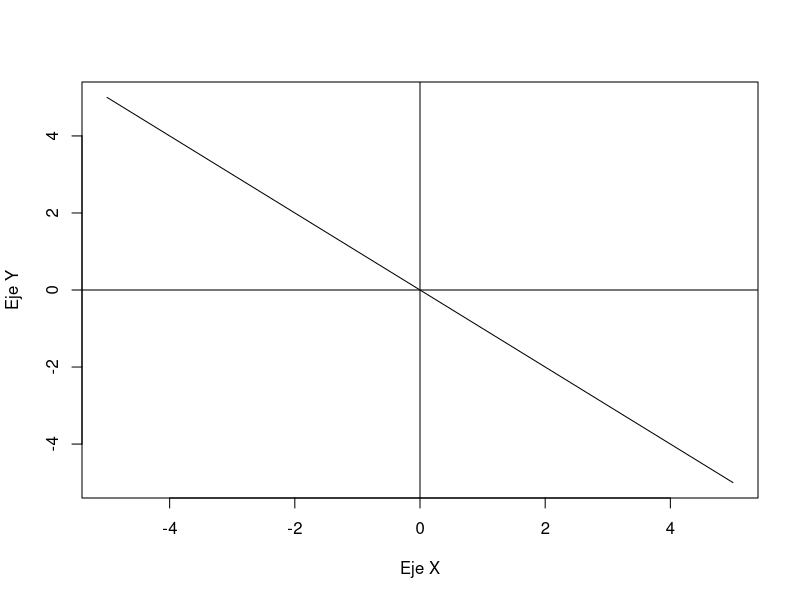
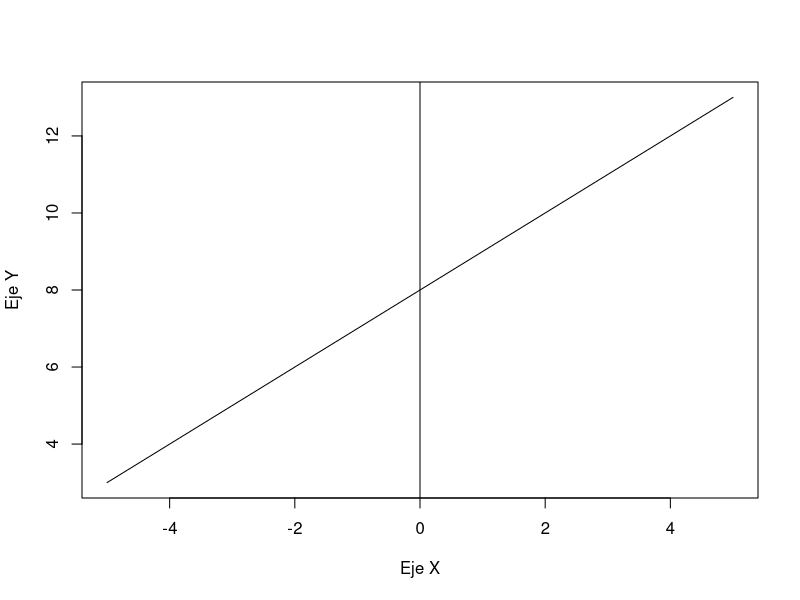
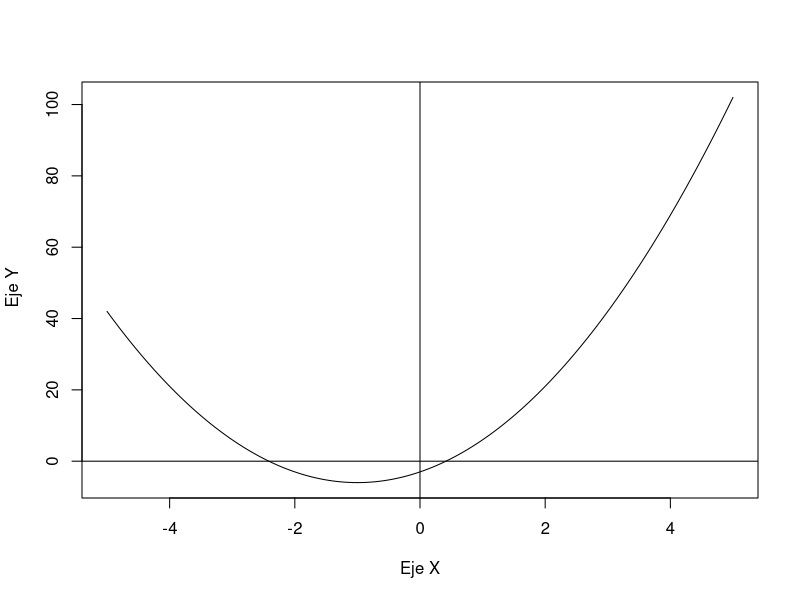
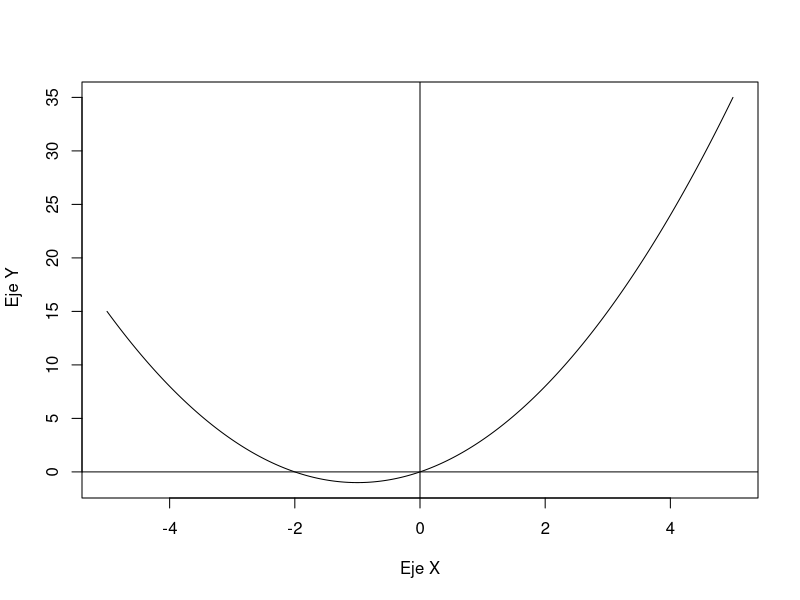
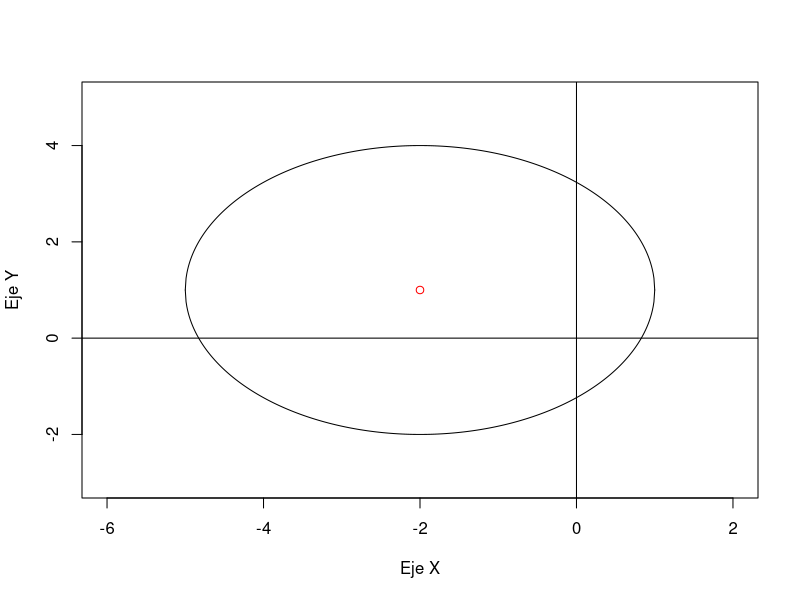
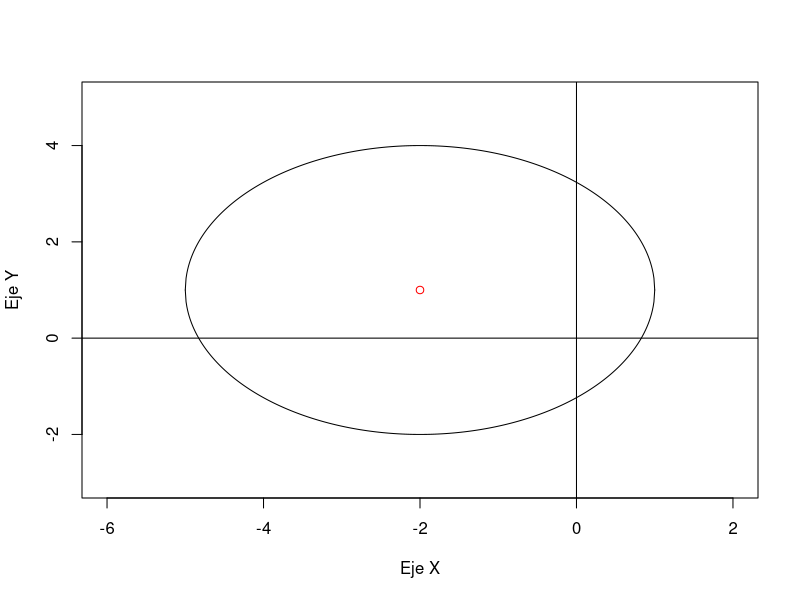
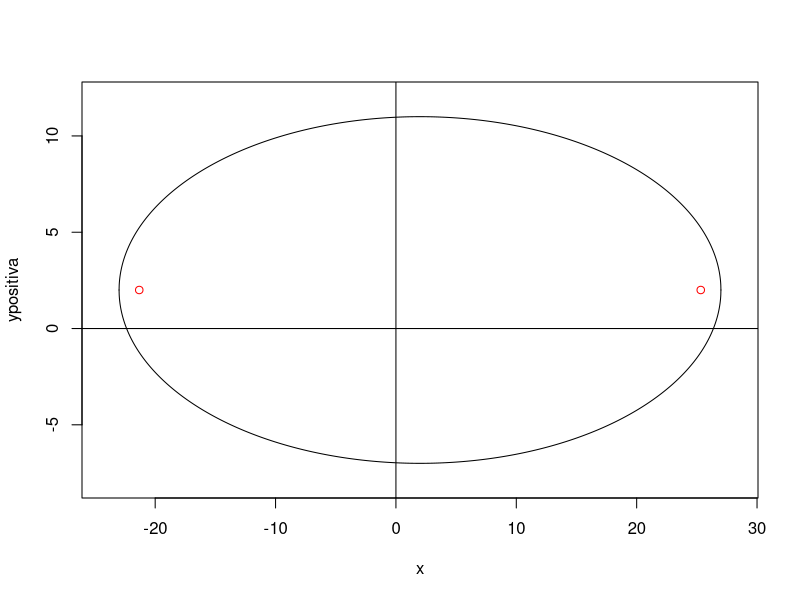
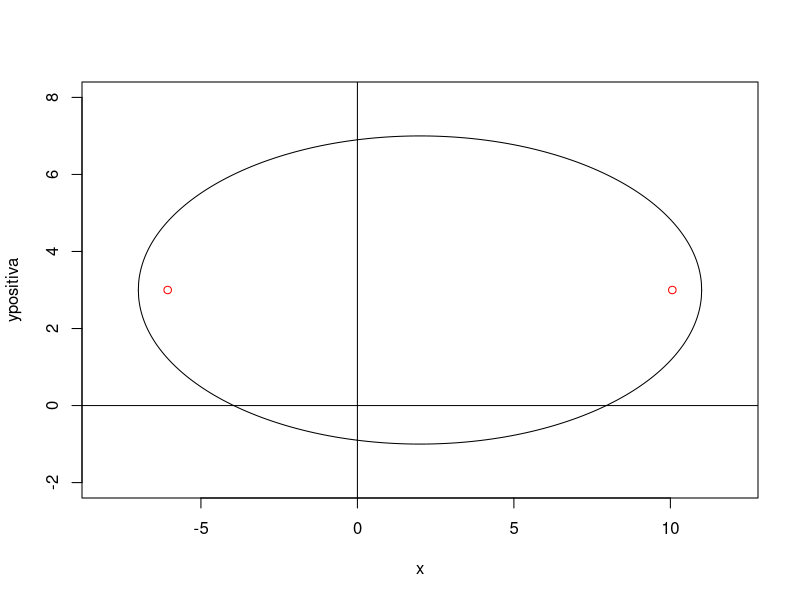

Generate these figures, in order, with R:
#Linea Recta 1
m <- -1 # pendiente
b <- 0 # interseccion

# funcion de la linea recta
f <- function (m , b , x){
  return ( m * x + b )
 }

x <- seq ( -5 , 5, 1)# vector de -5 a 5
y <- f(m , b , x) # evaluamos
plot(x, y, type = "l", xlab = "Eje X", ylab = "Eje Y") # graficamos
abline(h = 0, v = 0)

#Linea Recta 2
m <- 1 # pendiente
b <- 8 # interseccion

# funcion de la linea recta
f <- function (m , b , x){
  return ( m * x + b )
}

x <- seq ( -5 , 5, 1)# vector de -5 a 5
y <- f(m , b , x) # evaluamos
plot(x, y, type = "l", xlab = "Eje X", ylab = "Eje Y") # graficamos
abline(h = 0, v = 0)

#Parabola 1
g <- function ( x)
  {
   return (3*x ^2 + 6*x - 3)
  }

x <- seq ( -5 , 5 , 0.01) # vector de -5 a 5
y <- g(x)

plot (x , y , type = "l", xlab = "Eje X", ylab = " Eje Y") # graficamos
abline ( h = 0, v = 0) # una linea horizontal que pasa por el 0 en las x y una linea vertical que pasa por el 0 en las y

#Parabola 2
g <- function ( x)
{
  return (x ^2 + 2*x + 0)
}

x <- seq ( -5 , 5 , 0.01) # vector de -5 a 5
y <- g(x)

plot (x , y , type = "l", xlab = "Eje X", ylab = " Eje Y") # graficamos
abline ( h = 0, v = 0) # una linea horizontal que pasa por el 0 en las x y una linea vertical que pasa por el 0 en las y

#Circunferencia 1
circunferencia  <- function(h, k, r){
  if (r  >= 0){ # r tiene  que  ser  positivo
    if (r == 0){ # si es r = 0, entonces  es un  punto
       plot(x = h, y = k, xlab = "Eje X", ylab = "Eje Y") # grafica  del  punto
      } else{
        x <- seq(h - r, h + r, 0.01) # ya que no  podemos  graficar  en todo R^2
        ypositiva  <- k + sqrt(r^2 - ((x - h)^2)) # parte  positiva  de la  circunferencia
        ynegativa  <- k - sqrt(r^2 - ((x - h)^2)) # parte  negativa  de la  circunferencia10
        # graficamos  primero  la  parte  positiva
        plot(x, ypositiva , type = "l", xlim = c(h - (r + 1), h + (r + 1)), ylim = c(k - (r + 1),
             k + (r + 1)),
             xlab = "Eje X", ylab = "Eje Y")
        lines(x, ynegativa , type = "l") # agregamos  la parte  negativa
        abline(h = 0, v = 0) # agregamos  los  ejes
        points(x = h, y = k, col = "red") # dibujamos  el  centro
        }
    } else{
      return(print("El radio  no es  positivo."))
      }
  }
# ejecutamos  la  funcion
  circunferencia (-2, 1, 3)

#Circunferencia 1
circunferencia  <- function(h, k, r){
  if (r  >= 0){ # r tiene  que  ser  positivo
    if (r == 0){ # si es r = 0, entonces  es un  punto
       plot(x = h, y = k, xlab = "Eje X", ylab = "Eje Y") # grafica  del  punto
      } else{
        x <- seq(h - r, h + r, 0.01) # ya que no  podemos  graficar  en todo R^2
        ypositiva  <- k + sqrt(r^2 - ((x - h)^2)) # parte  positiva  de la  circunferencia
        ynegativa  <- k - sqrt(r^2 - ((x - h)^2)) # parte  negativa  de la  circunferencia10
        # graficamos  primero  la  parte  positiva
        plot(x, ypositiva , type = "l", xlim = c(h - (r + 1), h + (r + 1)), ylim = c(k - (r + 1),k + (r + 1)),xlab = "Eje X", ylab = "Eje Y")
        lines(x, ynegativa , type = "l") # agregamos  la parte  negativa
        abline(h = 0, v = 0) # agregamos  los  ejes
        points(x = h, y = k, col = "red") # dibujamos  el  centro
      }
    } else{
      return(print("El radio  no es  positivo."))
    }
  }
# ejecutamos  la  funcion
circunferencia (-2, 1, 3)

#Elipse 1
elipse <- function(h, k, a, b, horizontal){
  if(a > b){
    c <- sqrt(a^2 - b^2)
    if(horizontal){
        x <- seq(h-a, h+a, 0.01)
        ypositiva <- k + sqrt ((b^2 - (b^2/a^2) * ((x - h) ^2) ))
        ynegativa <- k - sqrt ((b^2 - (b^2/a^2) * ((x - h) ^2) ))
        plot(x, ypositiva, type = "l", xlim = c(h - (a + 1 ), h + (a + 1)), ylim = c(k - (b + 1), k + (b + 1)))
        lines(x, ynegativa, type = "l")
        abline(h = 0, v = 0)
        points(x = c(h - c, h + c), y = c(k, k), col = "red")
     }  else{
        x <- seq(h - b, h + b, 0.01)
        ypositiva <- k + sqrt ((a^2 - (a^2/b^2) * ((x - h) ^2)))
        ynegativa <- k - sqrt ((a^2 - (a^2/b^2) * ((x - h) ^2)))
        plot (x, ypositiva , type = "l", xlim = c(h - (b + 1) , h + (b + 1)), ylim = c(k - (a + 1) , k + (a + 1)))
        lines (x, ynegativa , type = "l")
        abline (h = 0, v = 0)
        points (x = c(h, h), y = c(k - c, k + c), col = " red ")
    }
  } else{
    return(print("No cumple con las condiciones para ser una elipse. (a no es mayor que b)"))
  }
}


elipse(2, 2, 25, 9, T) 
  
#Elipse 2
elipse <- function(h, k, a, b, horizontal){
  if(a > b){
    c <- sqrt(a^2 - b^2)
    if(horizontal){
      x <- seq(h-a, h+a, 0.01)
      ypositiva <- k + sqrt ((b^2 - (b^2/a^2) * ((x - h) ^2) ))
      ynegativa <- k - sqrt ((b^2 - (b^2/a^2) * ((x - h) ^2) ))
      plot(x, ypositiva, type = "l", xlim = c(h - (a + 1 ), h + (a + 1)), ylim = c(k - (b + 1), k + (b + 1)))
      lines(x, ynegativa, type = "l")
      abline(h = 0, v = 0)
      points(x = c(h - c, h + c), y = c(k, k), col = "red")
    }  else{
      x <- seq(h - b, h + b, 0.01)
      ypositiva <- k + sqrt ((a^2 - (a^2/b^2) * ((x - h) ^2)))
      ynegativa <- k - sqrt ((a^2 - (a^2/b^2) * ((x - h) ^2)))
      plot (x, ypositiva , type = "l", xlim = c(h - (b + 1) , h + (b + 1)), ylim = c(k - (a + 1) , k + (a + 1)))
      lines (x, ynegativa , type = "l")
      abline (h = 0, v = 0)
      points (x = c(h, h), y = c(k - c, k + c), col = " red ")
    }
  } else{
    return(print("No cumple con las condiciones para ser una elipse. (a no es mayor que b)"))
  }
}


elipse(2, 3, 9, 4, T)   

  
  
  
  
  
  
  
  
    